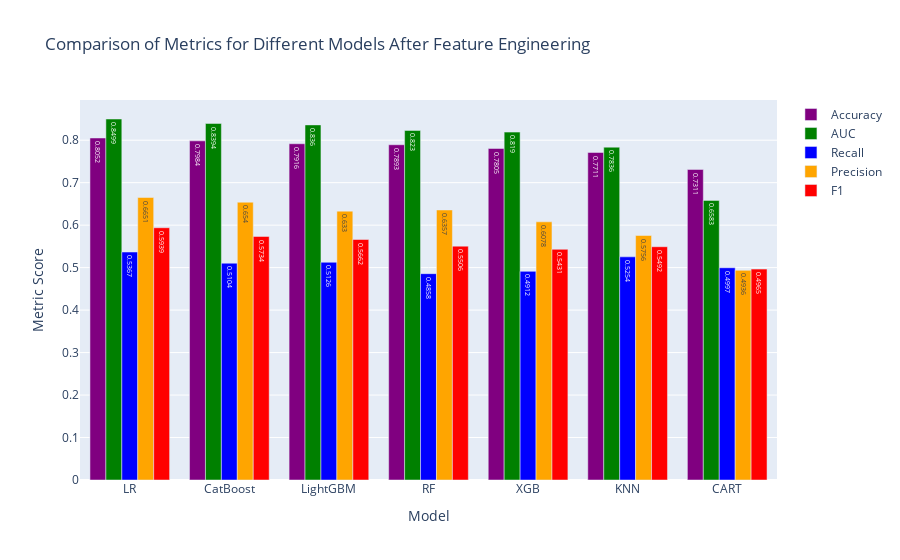

This figure's notebook cell:
### Markdown cell above
# 22. Comparison of Metrics for Different Models After Feature Engineering

### Code cell
# Dictionary containing the updated metric results
metrics = {
    "Model": ["LR", "KNN", "CART", "RF", "XGB", "LightGBM", "CatBoost"],
    "Accuracy": [last_models_metrics[0]['Accuracy'], last_models_metrics[1]['Accuracy'],
                 last_models_metrics[2]['Accuracy'], last_models_metrics[3]['Accuracy'],
                 last_models_metrics[4]['Accuracy'], last_models_metrics[5]['Accuracy'],
                 last_models_metrics[6]['Accuracy']],
    "AUC": [last_models_metrics[0]['AUC'], last_models_metrics[1]['AUC'],
            last_models_metrics[2]['AUC'], last_models_metrics[3]['AUC'],
            last_models_metrics[4]['AUC'], last_models_metrics[5]['AUC'],
            last_models_metrics[6]['AUC']],
    "Recall": [last_models_metrics[0]['Recall'], last_models_metrics[1]['Recall'],
               last_models_metrics[2]['Recall'], last_models_metrics[3]['Recall'],
               last_models_metrics[4]['Recall'], last_models_metrics[5]['Recall'],
               last_models_metrics[6]['Recall']],
    "Precision": [last_models_metrics[0]['Precision'], last_models_metrics[1]['Precision'],
                  last_models_metrics[2]['Precision'], last_models_metrics[3]['Precision'],
                  last_models_metrics[4]['Precision'], last_models_metrics[5]['Precision'],
                  last_models_metrics[6]['Precision']],
    "F1": [last_models_metrics[0]['F1'], last_models_metrics[1]['F1'],
           last_models_metrics[2]['F1'], last_models_metrics[3]['F1'],
           last_models_metrics[4]['F1'], last_models_metrics[5]['F1'],
           last_models_metrics[6]['F1']]
}

# Creating a DataFrame from the updated metrics dictionary
results_df = pd.DataFrame(metrics)

# Sorting the DataFrame by accuracy in descending order
results_df = results_df.sort_values(by="Accuracy", ascending=False)

# Creating the figure for the graph
fig = go.Figure()

# Colors for the metrics
colors = ["purple", "green", "blue", "orange", "red"]

# Adding traces for each metric in the specified order
for metric, color in zip(["Accuracy", "AUC", "Recall", "Precision", "F1"], colors):
    fig.add_trace(go.Bar(
        x=results_df["Model"],
        y=results_df[metric],
        marker_color=color,
        name=metric,
        text=results_df[metric],
        textposition='auto'
    ))

# Setting axis labels and title
fig.update_layout(
    xaxis_title="Model",
    yaxis_title="Metric Score",
    title="Comparison of Metrics for Different Models After Feature Engineering"
)

# Displaying the graph
fig.show(block=True)

### Figure 1 — Plotly figure (JSON) as saved in the notebook; plotly's stock layout.template omitted (floating-point values rounded to 4 significant figures)
{"data": [{"marker": {"color": "purple"}, "name": "Accuracy", "text": [0.8052, 0.7984, 0.7916, 0.7893, 0.7805, 0.7711, 0.7311], "textposition": "auto", "type": "bar", "x": ["LR", "CatBoost", "LightGBM", "RF", "XGB", "KNN", "CART"], "y": [0.8052, 0.7984, 0.7916, 0.7893, 0.7805, 0.7711, 0.7311]}, {"marker": {"color": "green"}, "name": "AUC", "text": [0.8499, 0.8394, 0.836, 0.823, 0.819, 0.7836, 0.6583], "textposition": "auto", "type": "bar", "x": ["LR", "CatBoost", "LightGBM", "RF", "XGB", "KNN", "CART"], "y": [0.8499, 0.8394, 0.836, 0.823, 0.819, 0.7836, 0.6583]}, {"marker": {"color": "blue"}, "name": "Recall", "text": [0.5367, 0.5104, 0.5126, 0.4858, 0.4912, 0.5254, 0.4997], "textposition": "auto", "type": "bar", "x": ["LR", "CatBoost", "LightGBM", "RF", "XGB", "KNN", "CART"], "y": [0.5367, 0.5104, 0.5126, 0.4858, 0.4912, 0.5254, 0.4997]}, {"marker": {"color": "orange"}, "name": "Precision", "text": [0.6651, 0.654, 0.633, 0.6357, 0.6078, 0.5756, 0.4936], "textposition": "auto", "type": "bar", "x": ["LR", "CatBoost", "LightGBM", "RF", "XGB", "KNN", "CART"], "y": [0.6651, 0.654, 0.633, 0.6357, 0.6078, 0.5756, 0.4936]}, {"marker": {"color": "red"}, "name": "F1", "text": [0.5939, 0.5734, 0.5662, 0.5506, 0.5431, 0.5492, 0.4965], "textposition": "auto", "type": "bar", "x": ["LR", "CatBoost", "LightGBM", "RF", "XGB", "KNN", "CART"], "y": [0.5939, 0.5734, 0.5662, 0.5506, 0.5431, 0.5492, 0.4965]}], "layout": {"title": {"text": "Comparison of Metrics for Different Models After Feature Engineering"}, "xaxis": {"title": {"text": "Model"}}, "yaxis": {"title": {"text": "Metric Score"}}}}
